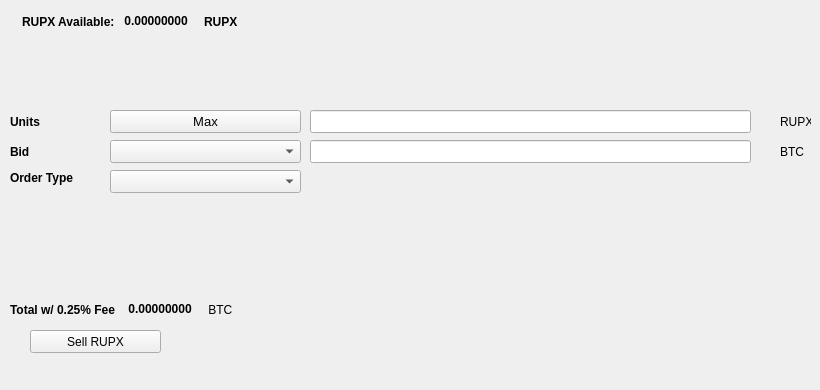
   <widget class="QWidget" name="SellTab">
    <attribute name="title">
     <string>Sell</string>
    </attribute>
    <widget class="QLabel" name="label_16">
     <property name="geometry">
      <rect>
       <x>780</x>
       <y>140</y>
       <width>31</width>
       <height>23</height>
      </rect>
     </property>
     <property name="text">
      <string>BTC</string>
     </property>
    </widget>
    <widget class="QComboBox" name="SellBidcomboBox">
     <property name="geometry">
      <rect>
       <x>110</x>
       <y>140</y>
       <width>191</width>
       <height>23</height>
      </rect>
     </property>
     <property name="font">
      <font>
       <pointsize>10</pointsize>
      </font>
     </property>
    </widget>
    <widget class="QLabel" name="label_18">
     <property name="geometry">
      <rect>
       <x>10</x>
       <y>110</y>
       <width>46</width>
       <height>23</height>
      </rect>
     </property>
     <property name="font">
      <font>
       <weight>75</weight>
       <bold>true</bold>
      </font>
     </property>
     <property name="text">
      <string>Units</string>
     </property>
    </widget>
    <widget class="QPushButton" name="Sell_Max_Amount">
     <property name="geometry">
      <rect>
       <x>110</x>
       <y>110</y>
       <width>191</width>
       <height>23</height>
      </rect>
     </property>
     <property name="font">
      <font>
       <pointsize>10</pointsize>
      </font>
     </property>
     <property name="text">
      <string>Max</string>
     </property>
    </widget>
    <widget class="QLabel" name="label_20">
     <property name="geometry">
      <rect>
       <x>10</x>
       <y>170</y>
       <width>91</width>
       <height>16</height>
      </rect>
     </property>
     <property name="font">
      <font>
       <weight>75</weight>
       <bold>true</bold>
      </font>
     </property>
     <property name="text">
      <string>Order Type</string>
     </property>
    </widget>
    <widget class="QComboBox" name="SellOrdertypeCombo">
     <property name="geometry">
      <rect>
       <x>110</x>
       <y>170</y>
       <width>191</width>
       <height>23</height>
      </rect>
     </property>
     <property name="font">
      <font>
       <pointsize>10</pointsize>
      </font>
     </property>
    </widget>
    <widget class="QLabel" name="label_21">
     <property name="geometry">
      <rect>
       <x>10</x>
       <y>140</y>
       <width>46</width>
       <height>23</height>
      </rect>
     </property>
     <property name="font">
      <font>
       <weight>75</weight>
       <bold>true</bold>
      </font>
     </property>
     <property name="text">
      <string>Bid</string>
     </property>
    </widget>
    <widget class="QLabel" name="label_22">
     <property name="geometry">
      <rect>
       <x>780</x>
       <y>110</y>
       <width>31</width>
       <height>23</height>
      </rect>
     </property>
     <property name="text">
      <string>RUPX</string>
     </property>
    </widget>
    <widget class="QLineEdit" name="UnitsInputPIV">
     <property name="geometry">
      <rect>
       <x>310</x>
       <y>110</y>
       <width>441</width>
       <height>23</height>
      </rect>
     </property>
     <property name="font">
      <font>
       <pointsize>9</pointsize>
       <weight>75</weight>
       <bold>true</bold>
      </font>
     </property>
    </widget>
    <widget class="QLineEdit" name="SellBidPriceEdit">
     <property name="geometry">
      <rect>
       <x>310</x>
       <y>140</y>
       <width>441</width>
       <height>23</height>
      </rect>
     </property>
     <property name="font">
      <font>
       <pointsize>9</pointsize>
       <weight>75</weight>
       <bold>true</bold>
      </font>
     </property>
    </widget>
    <widget class="QPushButton" name="SellPIVBTN">
     <property name="geometry">
      <rect>
       <x>30</x>
       <y>330</y>
       <width>131</width>
       <height>23</height>
      </rect>
     </property>
     <property name="text">
      <string>Sell RUPX</string>
     </property>
     <property name="icon">
      <iconset resource="../rupaya">
       <normaloff>:/icons/bitcoin</normaloff>:/icons/bitcoin</iconset>
     </property>
    </widget>
    <widget class="QWidget" name="layoutWidget3">
     <property name="geometry">
      <rect>
       <x>22</x>
       <y>12</y>
       <width>258</width>
       <height>19</height>
      </rect>
     </property>
     <layout class="QHBoxLayout" name="horizontalLayout">
      <item>
       <widget class="QLabel" name="label232_2">
        <property name="font">
         <font>
          <weight>75</weight>
          <bold>true</bold>
         </font>
        </property>
        <property name="text">
         <string>RUPX Available:</string>
        </property>
       </widget>
      </item>
      <item>
       <widget class="QLabel" name="PIVAvailableLabel">
        <property name="palette">
         <palette>
          <active>
           <colorrole role="WindowText">
            <brush brushstyle="SolidPattern">
             <color alpha="255">
              <red>0</red>
              <green>0</green>
              <blue>0</blue>
             </color>
            </brush>
           </colorrole>
           <colorrole role="Button">
            <brush brushstyle="SolidPattern">
             <color alpha="255">
              <red>0</red>
              <green>170</green>
              <blue>0</blue>
             </color>
            </brush>
           </colorrole>
           <colorrole role="Light">
            <brush brushstyle="SolidPattern">
             <color alpha="255">
              <red>0</red>
              <green>255</green>
              <blue>0</blue>
             </color>
            </brush>
           </colorrole>
           <colorrole role="Midlight">
            <brush brushstyle="SolidPattern">
             <color alpha="255">
              <red>0</red>
              <green>212</green>
              <blue>0</blue>
             </color>
            </brush>
           </colorrole>
           <colorrole role="Dark">
            <brush brushstyle="SolidPattern">
             <color alpha="255">
              <red>0</red>
              <green>85</green>
              <blue>0</blue>
             </color>
            </brush>
           </colorrole>
           <colorrole role="Mid">
            <brush brushstyle="SolidPattern">
             <color alpha="255">
              <red>0</red>
              <green>113</green>
              <blue>0</blue>
             </color>
            </brush>
           </colorrole>
           <colorrole role="Text">
            <brush brushstyle="SolidPattern">
             <color alpha="255">
              <red>0</red>
              <green>170</green>
              <blue>0</blue>
             </color>
            </brush>
           </colorrole>
           <colorrole role="BrightText">
            <brush brushstyle="SolidPattern">
             <color alpha="255">
              <red>255</red>
              <green>255</green>
              <blue>255</blue>
             </color>
            </brush>
           </colorrole>
           <colorrole role="ButtonText">
            <brush brushstyle="SolidPattern">
             <color alpha="255">
              <red>0</red>
              <green>0</green>
              <blue>0</blue>
             </color>
            </brush>
           </colorrole>
           <colorrole role="Base">
            <brush brushstyle="SolidPattern">
             <color alpha="255">
              <red>255</red>
              <green>255</green>
              <blue>255</blue>
             </color>
            </brush>
           </colorrole>
           <colorrole role="Window">
            <brush brushstyle="SolidPattern">
             <color alpha="255">
              <red>0</red>
              <green>170</green>
              <blue>0</blue>
             </color>
            </brush>
           </colorrole>
           <colorrole role="Shadow">
            <brush brushstyle="SolidPattern">
             <color alpha="255">
              <red>0</red>
              <green>0</green>
              <blue>0</blue>
             </color>
            </brush>
           </colorrole>
           <colorrole role="AlternateBase">
            <brush brushstyle="SolidPattern">
             <color alpha="255">
              <red>127</red>
              <green>212</green>
              <blue>127</blue>
             </color>
            </brush>
           </colorrole>
           <colorrole role="ToolTipBase">
            <brush brushstyle="SolidPattern">
             <color alpha="255">
              <red>255</red>
              <green>255</green>
              <blue>220</blue>
             </color>
            </brush>
           </colorrole>
           <colorrole role="ToolTipText">
            <brush brushstyle="SolidPattern">
             <color alpha="255">
              <red>0</red>
              <green>0</green>
              <blue>0</blue>
             </color>
            </brush>
           </colorrole>
          </active>
          <inactive>
           <colorrole role="WindowText">
            <brush brushstyle="SolidPattern">
             <color alpha="255">
              <red>0</red>
              <green>0</green>
              <blue>0</blue>
             </color>
            </brush>
           </colorrole>
           <colorrole role="Button">
            <brush brushstyle="SolidPattern">
             <color alpha="255">
              <red>0</red>
              <green>170</green>
              <blue>0</blue>
             </color>
            </brush>
           </colorrole>
           <colorrole role="Light">
            <brush brushstyle="SolidPattern">
             <color alpha="255">
              <red>0</red>
              <green>255</green>
              <blue>0</blue>
             </color>
            </brush>
           </colorrole>
           <colorrole role="Midlight">
            <brush brushstyle="SolidPattern">
             <color alpha="255">
              <red>0</red>
              <green>212</green>
              <blue>0</blue>
             </color>
            </brush>
           </colorrole>
           <colorrole role="Dark">
            <brush brushstyle="SolidPattern">
             <color alpha="255">
              <red>0</red>
              <green>85</green>
              <blue>0</blue>
             </color>
            </brush>
           </colorrole>
           <colorrole role="Mid">
            <brush brushstyle="SolidPattern">
             <color alpha="255">
              <red>0</red>
              <green>113</green>
              <blue>0</blue>
             </color>
            </brush>
           </colorrole>
           <colorrole role="Text">
            <brush brushstyle="SolidPattern">
             <color alpha="255">
              <red>0</red>
              <green>170</green>
              <blue>0</blue>
             </color>
            </brush>
           </colorrole>
           <colorrole role="BrightText">
            <brush brushstyle="SolidPattern">
             <color alpha="255">
              <red>255</red>
              <green>255</green>
              <blue>255</blue>
             </color>
            </brush>
           </colorrole>
           <colorrole role="ButtonText">
            <brush brushstyle="SolidPattern">
             <color alpha="255">
              <red>0</red>
              <green>0</green>
              <blue>0</blue>
             </color>
            </brush>
           </colorrole>
           <colorrole role="Base">
            <brush brushstyle="SolidPattern">
             <color alpha="255">
              <red>255</red>
              <green>255</green>
              <blue>255</blue>
             </color>
            </brush>
           </colorrole>
           <colorrole role="Window">
            <brush brushstyle="SolidPattern">
             <color alpha="255">
              <red>0</red>
              <green>170</green>
              <blue>0</blue>
             </color>
            </brush>
           </colorrole>
           <colorrole role="Shadow">
            <brush brushstyle="SolidPattern">
             <color alpha="255">
              <red>0</red>
              <green>0</green>
              <blue>0</blue>
             </color>
            </brush>
           </colorrole>
           <colorrole role="AlternateBase">
            <brush brushstyle="SolidPattern">
             <color alpha="255">
              <red>127</red>
              <green>212</green>
              <blue>127</blue>
             </color>
            </brush>
           </colorrole>
           <colorrole role="ToolTipBase">
            <brush brushstyle="SolidPattern">
             <color alpha="255">
              <red>255</red>
              <green>255</green>
              <blue>220</blue>
             </color>
            </brush>
           </colorrole>
           <colorrole role="ToolTipText">
            <brush brushstyle="SolidPattern">
             <color alpha="255">
              <red>0</red>
              <green>0</green>
              <blue>0</blue>
             </color>
            </brush>
           </colorrole>
          </inactive>
          <disabled>
           <colorrole role="WindowText">
            <brush brushstyle="SolidPattern">
             <color alpha="255">
              <red>0</red>
              <green>85</green>
              <blue>0</blue>
             </color>
            </brush>
           </colorrole>
           <colorrole role="Button">
            <brush brushstyle="SolidPattern">
             <color alpha="255">
              <red>0</red>
              <green>170</green>
              <blue>0</blue>
             </color>
            </brush>
           </colorrole>
           <colorrole role="Light">
            <brush brushstyle="SolidPattern">
             <color alpha="255">
              <red>0</red>
              <green>255</green>
              <blue>0</blue>
             </color>
            </brush>
           </colorrole>
           <colorrole role="Midlight">
            <brush brushstyle="SolidPattern">
             <color alpha="255">
              <red>0</red>
              <green>212</green>
              <blue>0</blue>
             </color>
            </brush>
           </colorrole>
           <colorrole role="Dark">
            <brush brushstyle="SolidPattern">
             <color alpha="255">
              <red>0</red>
              <green>85</green>
              <blue>0</blue>
             </color>
            </brush>
           </colorrole>
           <colorrole role="Mid">
            <brush brushstyle="SolidPattern">
             <color alpha="255">
              <red>0</red>
              <green>113</green>
              <blue>0</blue>
             </color>
            </brush>
           </colorrole>
           <colorrole role="Text">
            <brush brushstyle="SolidPattern">
             <color alpha="255">
              <red>0</red>
              <green>85</green>
              <blue>0</blue>
             </color>
            </brush>
           </colorrole>
           <colorrole role="BrightText">
            <brush brushstyle="SolidPattern">
             <color alpha="255">
              <red>255</red>
              <green>255</green>
              <blue>255</blue>
             </color>
            </brush>
           </colorrole>
           <colorrole role="ButtonText">
            <brush brushstyle="SolidPattern">
             <color alpha="255">
              <red>0</red>
              <green>85</green>
              <blue>0</blue>
             </color>
            </brush>
           </colorrole>
           <colorrole role="Base">
            <brush brushstyle="SolidPattern">
             <color alpha="255">
              <red>0</red>
              <green>170</green>
              <blue>0</blue>
             </color>
            </brush>
           </colorrole>
           <colorrole role="Window">
            <brush brushstyle="SolidPattern">
             <color alpha="255">
              <red>0</red>
              <green>170</green>
              <blue>0</blue>
             </color>
            </brush>
           </colorrole>
           <colorrole role="Shadow">
            <brush brushstyle="SolidPattern">
             <color alpha="255">
              <red>0</red>
              <green>0</green>
              <blue>0</blue>
             </color>
            </brush>
           </colorrole>
           <colorrole role="AlternateBase">
            <brush brushstyle="SolidPattern">
             <color alpha="255">
              <red>0</red>
              <green>170</green>
              <blue>0</blue>
             </color>
            </brush>
           </colorrole>
           <colorrole role="ToolTipBase">
            <brush brushstyle="SolidPattern">
             <color alpha="255">
              <red>255</red>
              <green>255</green>
              <blue>220</blue>
             </color>
            </brush>
           </colorrole>
           <colorrole role="ToolTipText">
            <brush brushstyle="SolidPattern">
             <color alpha="255">
              <red>0</red>
              <green>0</green>
              <blue>0</blue>
             </color>
            </brush>
           </colorrole>
          </disabled>
         </palette>
        </property>
        <property name="font">
         <font>
          <weight>75</weight>
          <bold>true</bold>
         </font>
        </property>
        <property name="text">
         <string> 0.00000000 </string>
        </property>
        <property name="textInteractionFlags">
         <set>Qt::LinksAccessibleByMouse|Qt::TextSelectableByKeyboard|Qt::TextSelectableByMouse</set>
        </property>
       </widget>
      </item>
      <item>
       <widget class="QLabel" name="labelPIV">
        <property name="font">
         <font>
          <weight>75</weight>
          <bold>true</bold>
         </font>
        </property>
        <property name="text">
         <string>RUPX</string>
        </property>
       </widget>
      </item>
     </layout>
    </widget>
    <widget class="QWidget" name="layoutWidget">
     <property name="geometry">
      <rect>
       <x>10</x>
       <y>300</y>
       <width>268</width>
       <height>19</height>
      </rect>
     </property>
     <layout class="QHBoxLayout" name="horizontalLayout_2">
      <item>
       <widget class="QLabel" name="label_19">
        <property name="font">
         <font>
          <weight>75</weight>
          <bold>true</bold>
         </font>
        </property>
        <property name="text">
         <string>Total w/ 0.25% Fee </string>
        </property>
       </widget>
      </item>
      <item>
       <widget class="QLabel" name="SellCostLabel">
        <property name="palette">
         <palette>
          <active>
           <colorrole role="WindowText">
            <brush brushstyle="SolidPattern">
             <color alpha="255">
              <red>0</red>
              <green>0</green>
              <blue>0</blue>
             </color>
            </brush>
           </colorrole>
           <colorrole role="Button">
            <brush brushstyle="SolidPattern">
             <color alpha="255">
              <red>0</red>
              <green>170</green>
              <blue>0</blue>
             </color>
            </brush>
           </colorrole>
           <colorrole role="Light">
            <brush brushstyle="SolidPattern">
             <color alpha="255">
              <red>0</red>
              <green>255</green>
              <blue>0</blue>
             </color>
            </brush>
           </colorrole>
           <colorrole role="Midlight">
            <brush brushstyle="SolidPattern">
             <color alpha="255">
              <red>0</red>
              <green>212</green>
              <blue>0</blue>
             </color>
            </brush>
           </colorrole>
           <colorrole role="Dark">
            <brush brushstyle="SolidPattern">
             <color alpha="255">
              <red>0</red>
              <green>85</green>
              <blue>0</blue>
             </color>
            </brush>
           </colorrole>
           <colorrole role="Mid">
            <brush brushstyle="SolidPattern">
             <color alpha="255">
              <red>0</red>
              <green>113</green>
              <blue>0</blue>
             </color>
            </brush>
           </colorrole>
           <colorrole role="Text">
            <brush brushstyle="SolidPattern">
             <color alpha="255">
              <red>0</red>
              <green>170</green>
              <blue>0</blue>
             </color>
            </brush>
           </colorrole>
           <colorrole role="BrightText">
            <brush brushstyle="SolidPattern">
             <color alpha="255">
              <red>255</red>
              <green>255</green>
              <blue>255</blue>
             </color>
            </brush>
           </colorrole>
           <colorrole role="ButtonText">
            <brush brushstyle="SolidPattern">
             <color alpha="255">
              <red>0</red>
              <green>0</green>
              <blue>0</blue>
             </color>
            </brush>
           </colorrole>
           <colorrole role="Base">
            <brush brushstyle="SolidPattern">
             <color alpha="255">
              <red>255</red>
              <green>255</green>
              <blue>255</blue>
             </color>
            </brush>
           </colorrole>
           <colorrole role="Window">
            <brush brushstyle="SolidPattern">
             <color alpha="255">
              <red>0</red>
              <green>170</green>
              <blue>0</blue>
             </color>
            </brush>
           </colorrole>
           <colorrole role="Shadow">
            <brush brushstyle="SolidPattern">
             <color alpha="255">
              <red>0</red>
              <green>0</green>
              <blue>0</blue>
             </color>
            </brush>
           </colorrole>
           <colorrole role="AlternateBase">
            <brush brushstyle="SolidPattern">
             <color alpha="255">
              <red>127</red>
              <green>212</green>
              <blue>127</blue>
             </color>
            </brush>
           </colorrole>
           <colorrole role="ToolTipBase">
            <brush brushstyle="SolidPattern">
             <color alpha="255">
              <red>255</red>
              <green>255</green>
              <blue>220</blue>
             </color>
            </brush>
           </colorrole>
           <colorrole role="ToolTipText">
            <brush brushstyle="SolidPattern">
             <color alpha="255">
              <red>0</red>
              <green>0</green>
              <blue>0</blue>
             </color>
            </brush>
           </colorrole>
          </active>
          <inactive>
           <colorrole role="WindowText">
            <brush brushstyle="SolidPattern">
             <color alpha="255">
              <red>0</red>
              <green>0</green>
              <blue>0</blue>
             </color>
            </brush>
           </colorrole>
           <colorrole role="Button">
            <brush brushstyle="SolidPattern">
             <color alpha="255">
              <red>0</red>
              <green>170</green>
              <blue>0</blue>
             </color>
            </brush>
           </colorrole>
           <colorrole role="Light">
            <brush brushstyle="SolidPattern">
             <color alpha="255">
              <red>0</red>
              <green>255</green>
              <blue>0</blue>
             </color>
            </brush>
           </colorrole>
           <colorrole role="Midlight">
            <brush brushstyle="SolidPattern">
             <color alpha="255">
              <red>0</red>
              <green>212</green>
              <blue>0</blue>
             </color>
            </brush>
           </colorrole>
           <colorrole role="Dark">
            <brush brushstyle="SolidPattern">
             <color alpha="255">
              <red>0</red>
              <green>85</green>
              <blue>0</blue>
             </color>
            </brush>
           </colorrole>
           <colorrole role="Mid">
            <brush brushstyle="SolidPattern">
             <color alpha="255">
              <red>0</red>
              <green>113</green>
              <blue>0</blue>
             </color>
            </brush>
           </colorrole>
           <colorrole role="Text">
            <brush brushstyle="SolidPattern">
             <color alpha="255">
              <red>0</red>
              <green>170</green>
              <blue>0</blue>
             </color>
            </brush>
           </colorrole>
           <colorrole role="BrightText">
            <brush brushstyle="SolidPattern">
             <color alpha="255">
              <red>255</red>
              <green>255</green>
              <blue>255</blue>
             </color>
            </brush>
           </colorrole>
           <colorrole role="ButtonText">
            <brush brushstyle="SolidPattern">
             <color alpha="255">
              <red>0</red>
              <green>0</green>
              <blue>0</blue>
             </color>
            </brush>
           </colorrole>
           <colorrole role="Base">
            <brush brushstyle="SolidPattern">
             <color alpha="255">
              <red>255</red>
              <green>255</green>
              <blue>255</blue>
             </color>
            </brush>
           </colorrole>
           <colorrole role="Window">
            <brush brushstyle="SolidPattern">
             <color alpha="255">
              <red>0</red>
              <green>170</green>
              <blue>0</blue>
             </color>
            </brush>
           </colorrole>
           <colorrole role="Shadow">
            <brush brushstyle="SolidPattern">
             <color alpha="255">
              <red>0</red>
              <green>0</green>
              <blue>0</blue>
             </color>
            </brush>
           </colorrole>
           <colorrole role="AlternateBase">
            <brush brushstyle="SolidPattern">
             <color alpha="255">
              <red>127</red>
              <green>212</green>
              <blue>127</blue>
             </color>
            </brush>
           </colorrole>
           <colorrole role="ToolTipBase">
            <brush brushstyle="SolidPattern">
             <color alpha="255">
              <red>255</red>
              <green>255</green>
              <blue>220</blue>
             </color>
            </brush>
           </colorrole>
           <colorrole role="ToolTipText">
            <brush brushstyle="SolidPattern">
             <color alpha="255">
              <red>0</red>
              <green>0</green>
              <blue>0</blue>
             </color>
            </brush>
           </colorrole>
          </inactive>
          <disabled>
           <colorrole role="WindowText">
            <brush brushstyle="SolidPattern">
             <color alpha="255">
              <red>0</red>
              <green>85</green>
              <blue>0</blue>
             </color>
            </brush>
           </colorrole>
           <colorrole role="Button">
            <brush brushstyle="SolidPattern">
             <color alpha="255">
              <red>0</red>
              <green>170</green>
              <blue>0</blue>
             </color>
            </brush>
           </colorrole>
           <colorrole role="Light">
            <brush brushstyle="SolidPattern">
             <color alpha="255">
              <red>0</red>
              <green>255</green>
              <blue>0</blue>
             </color>
            </brush>
           </colorrole>
           <colorrole role="Midlight">
            <brush brushstyle="SolidPattern">
             <color alpha="255">
              <red>0</red>
              <green>212</green>
              <blue>0</blue>
             </color>
            </brush>
           </colorrole>
           <colorrole role="Dark">
            <brush brushstyle="SolidPattern">
             <color alpha="255">
              <red>0</red>
              <green>85</green>
              <blue>0</blue>
             </color>
            </brush>
           </colorrole>
           <colorrole role="Mid">
            <brush brushstyle="SolidPattern">
             <color alpha="255">
              <red>0</red>
              <green>113</green>
              <blue>0</blue>
             </color>
            </brush>
           </colorrole>
           <colorrole role="Text">
            <brush brushstyle="SolidPattern">
             <color alpha="255">
              <red>0</red>
              <green>85</green>
              <blue>0</blue>
             </color>
            </brush>
           </colorrole>
           <colorrole role="BrightText">
            <brush brushstyle="SolidPattern">
             <color alpha="255">
              <red>255</red>
              <green>255</green>
              <blue>255</blue>
             </color>
            </brush>
           </colorrole>
           <colorrole role="ButtonText">
            <brush brushstyle="SolidPattern">
             <color alpha="255">
              <red>0</red>
              <green>85</green>
              <blue>0</blue>
             </color>
            </brush>
           </colorrole>
           <colorrole role="Base">
            <brush brushstyle="SolidPattern">
             <color alpha="255">
              <red>0</red>
              <green>170</green>
              <blue>0</blue>
             </color>
            </brush>
           </colorrole>
           <colorrole role="Window">
            <brush brushstyle="SolidPattern">
             <color alpha="255">
              <red>0</red>
              <green>170</green>
              <blue>0</blue>
             </color>
            </brush>
           </colorrole>
           <colorrole role="Shadow">
            <brush brushstyle="SolidPattern">
             <color alpha="255">
              <red>0</red>
              <green>0</green>
              <blue>0</blue>
             </color>
            </brush>
           </colorrole>
           <colorrole role="AlternateBase">
            <brush brushstyle="SolidPattern">
             <color alpha="255">
              <red>0</red>
              <green>170</green>
              <blue>0</blue>
             </color>
            </brush>
           </colorrole>
           <colorrole role="ToolTipBase">
            <brush brushstyle="SolidPattern">
             <color alpha="255">
              <red>255</red>
              <green>255</green>
              <blue>220</blue>
             </color>
            </brush>
           </colorrole>
           <colorrole role="ToolTipText">
            <brush brushstyle="SolidPattern">
             <color alpha="255">
              <red>0</red>
              <green>0</green>
              <blue>0</blue>
             </color>
            </brush>
           </colorrole>
          </disabled>
         </palette>
        </property>
        <property name="font">
         <font>
          <weight>75</weight>
          <bold>true</bold>
         </font>
        </property>
        <property name="autoFillBackground">
         <bool>false</bool>
        </property>
        <property name="text">
         <string> 0.00000000</string>
        </property>
        <property name="textInteractionFlags">
         <set>Qt::LinksAccessibleByMouse|Qt::TextSelectableByMouse</set>
        </property>
       </widget>
      </item>
      <item>
       <widget class="QLabel" name="label_17">
        <property name="font">
         <font>
          <weight>50</weight>
          <bold>false</bold>
         </font>
        </property>
        <property name="text">
         <string> BTC</string>
        </property>
       </widget>
      </item>
     </layout>
    </widget>
    <widget class="QLabel" name="label_23">
     <property name="geometry">
      <rect>
       <x>460</x>
       <y>300</y>
       <width>281</width>
       <height>81</height>
      </rect>
     </property>
     <property name="text">
      <string/>
     </property>
     <property name="pixmap">
      <pixmap>:/images/bittrex</pixmap>
     </property>
    </widget>
   </widget>
